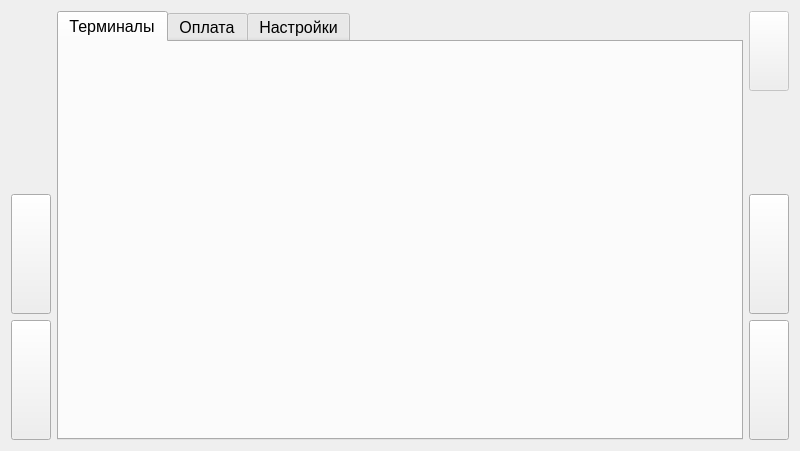
<?xml version="1.0" encoding="UTF-8"?>
<ui version="4.0">
 <class>Form</class>
 <widget class="QWidget" name="Form">
  <property name="geometry">
   <rect>
    <x>0</x>
    <y>0</y>
    <width>800</width>
    <height>451</height>
   </rect>
  </property>
  <property name="minimumSize">
   <size>
    <width>800</width>
    <height>200</height>
   </size>
  </property>
  <property name="maximumSize">
   <size>
    <width>800</width>
    <height>480</height>
   </size>
  </property>
  <property name="windowTitle">
   <string>STOP-PARK</string>
  </property>
  <layout class="QHBoxLayout" name="horizontalLayout">
   <item>
    <layout class="QVBoxLayout" name="verticalLayout">
     <item>
      <spacer name="verticalSpacer">
       <property name="orientation">
        <enum>Qt::Vertical</enum>
       </property>
       <property name="sizeHint" stdset="0">
        <size>
         <width>20</width>
         <height>40</height>
        </size>
       </property>
      </spacer>
     </item>
     <item>
      <widget class="QPushButton" name="leftUp">
       <property name="minimumSize">
        <size>
         <width>40</width>
         <height>120</height>
        </size>
       </property>
       <property name="text">
        <string/>
       </property>
       <property name="icon">
        <iconset>
         <normaloff>arrow-up-icon.png</normaloff>arrow-up-icon.png</iconset>
       </property>
       <property name="iconSize">
        <size>
         <width>30</width>
         <height>30</height>
        </size>
       </property>
       <property name="autoRepeat">
        <bool>false</bool>
       </property>
       <property name="autoDefault">
        <bool>false</bool>
       </property>
       <property name="default">
        <bool>false</bool>
       </property>
       <property name="flat">
        <bool>false</bool>
       </property>
      </widget>
     </item>
     <item>
      <widget class="QPushButton" name="leftDown">
       <property name="minimumSize">
        <size>
         <width>40</width>
         <height>120</height>
        </size>
       </property>
       <property name="text">
        <string/>
       </property>
       <property name="icon">
        <iconset>
         <normaloff>arrow-down-icon.png</normaloff>arrow-down-icon.png</iconset>
       </property>
       <property name="iconSize">
        <size>
         <width>30</width>
         <height>30</height>
        </size>
       </property>
      </widget>
     </item>
    </layout>
   </item>
   <item>
    <widget class="QTabWidget" name="tabs">
     <property name="font">
      <font>
       <pointsize>12</pointsize>
      </font>
     </property>
     <property name="currentIndex">
      <number>0</number>
     </property>
     <widget class="Terminals" name="terminals">
      <attribute name="title">
       <string>Терминалы</string>
      </attribute>
     </widget>
     <widget class="Payments" name="payments">
      <attribute name="title">
       <string>Оплата</string>
      </attribute>
     </widget>
     <widget class="Config" name="config">
      <attribute name="title">
       <string>Настройки</string>
      </attribute>
     </widget>
    </widget>
   </item>
   <item>
    <layout class="QVBoxLayout" name="verticalLayout_2">
     <item>
      <widget class="QPushButton" name="printTicket">
       <property name="enabled">
        <bool>false</bool>
       </property>
       <property name="minimumSize">
        <size>
         <width>40</width>
         <height>80</height>
        </size>
       </property>
       <property name="text">
        <string/>
       </property>
       <property name="icon">
        <iconset>
         <normaloff>print.png</normaloff>print.png</iconset>
       </property>
       <property name="iconSize">
        <size>
         <width>30</width>
         <height>35</height>
        </size>
       </property>
      </widget>
     </item>
     <item>
      <spacer name="verticalSpacer_2">
       <property name="orientation">
        <enum>Qt::Vertical</enum>
       </property>
       <property name="sizeHint" stdset="0">
        <size>
         <width>20</width>
         <height>40</height>
        </size>
       </property>
      </spacer>
     </item>
     <item>
      <widget class="QPushButton" name="rightUp">
       <property name="minimumSize">
        <size>
         <width>40</width>
         <height>120</height>
        </size>
       </property>
       <property name="text">
        <string/>
       </property>
       <property name="icon">
        <iconset>
         <normaloff>arrow-up-icon.png</normaloff>arrow-up-icon.png</iconset>
       </property>
       <property name="iconSize">
        <size>
         <width>30</width>
         <height>30</height>
        </size>
       </property>
      </widget>
     </item>
     <item>
      <widget class="QPushButton" name="rightDown">
       <property name="minimumSize">
        <size>
         <width>40</width>
         <height>120</height>
        </size>
       </property>
       <property name="text">
        <string/>
       </property>
       <property name="icon">
        <iconset>
         <normaloff>arrow-down-icon.png</normaloff>arrow-down-icon.png</iconset>
       </property>
       <property name="iconSize">
        <size>
         <width>30</width>
         <height>30</height>
        </size>
       </property>
      </widget>
     </item>
    </layout>
   </item>
  </layout>
 </widget>
 <customwidgets>
  <customwidget>
   <class>Terminals</class>
   <extends>QWidget</extends>
   <header>terminals</header>
   <container>1</container>
  </customwidget>
  <customwidget>
   <class>Config</class>
   <extends>QWidget</extends>
   <header>config_ui</header>
   <container>1</container>
  </customwidget>
  <customwidget>
   <class>Payments</class>
   <extends>QWidget</extends>
   <header>payments</header>
   <container>1</container>
  </customwidget>
 </customwidgets>
 <resources/>
 <connections/>
</ui>
